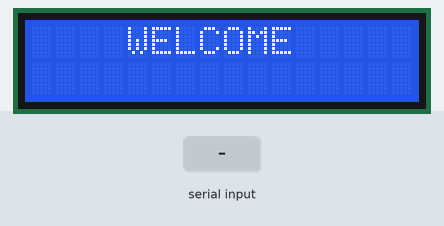
Bench run of a sketch on a simulated Arduino Uno, built with avr-gcc and run on an emulated ATmega328P. Parts: 16×2 character LCD. The test bench sets the inputs (shaded band). What the sketch prints to the serial monitor is not drawn.

Above: at 1.2 s.
1.3 s: "A" received over Serial
At 1.9 s:
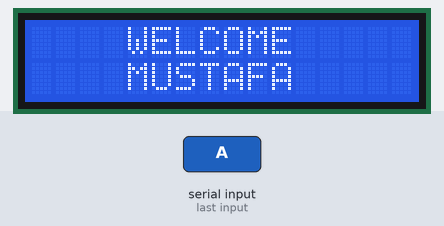
2.8 s: "B" received over Serial
At 4.0 s:
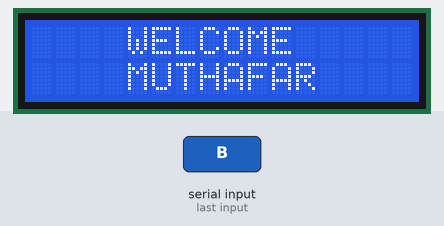
4.3 s: "C" received over Serial
At 5.3 s:
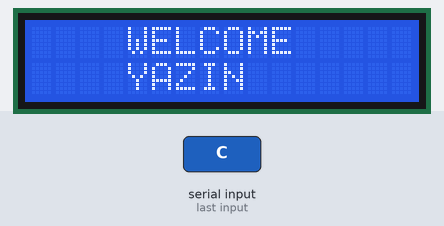
5.8 s: "D" received over Serial
At 6.5 s:
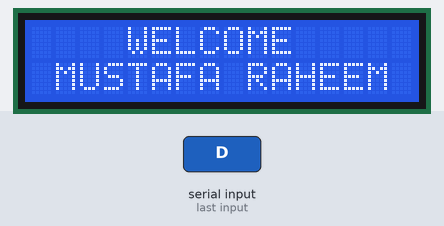
7.3 s: "X" received over Serial
At 7.6 s:
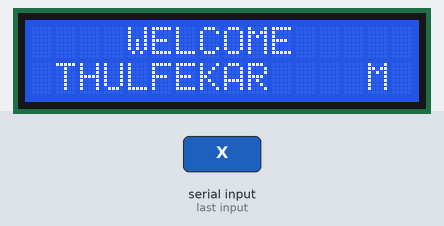
Timing chart, 0 to 9.8 s (numbered marks = the images above; inputs shaded):
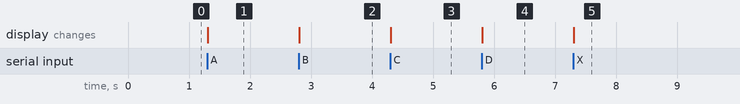

Measured:
- after the input at 1.3 s, the display: changes at once (image 1)
- after the input at 2.8 s, the display: changes at once (image 2)
- after the input at 4.3 s, the display: changes at once (image 3)
- after the input at 5.8 s, the display: changes at once (image 4)
- after the input at 7.3 s, the display: changes at once (image 5)

The sketch:

fingerprint_bluetooth_slave.ino
```cpp
char command ;
#include <LiquidCrystal.h>
LiquidCrystal lcd(19, 18, 17, 16, 15, 14);

void setup() {
  // put your setup code here, to run once:
  lcd.begin(16, 2);
  Serial.begin (9600);
  lcd.setCursor(3, 0 );
  lcd.print(" WELCOME  ");

}

void loop() {
  // put your main code here, to run repeatedly:
  while (!Serial.available()) { }

  command = Serial.read();
  Serial.println(command);

  switch (command) {
    case 'A' :
    lcd.setCursor(1, 1 );
  lcd.print("               ");
 lcd.setCursor(3, 1 );
  lcd.print(" MUSTAFA  ");


      break;

    case 'B' :
    lcd.setCursor(1, 1 );
  lcd.print("                ");
 lcd.setCursor(3, 1 );
  lcd.print(" MUTHAFAR  ");

      break;

    case 'C' :
    lcd.setCursor(1, 1 );
  lcd.print("                ");
 lcd.setCursor(3, 1 );
  lcd.print(" YAZIN  ");

      break;

    case 'D' :

    lcd.setCursor(1, 1 );
  lcd.print("             ");
 lcd.setCursor(1, 1 );
  lcd.print("MUSTAFA RAHEEM");
      break;
    case 'X' :

    lcd.setCursor(1, 1 );
  lcd.print("             ");
 lcd.setCursor(1, 1 );
  lcd.print("THULFEKAR");
      break;

    default:
    ;
  }

}
```
